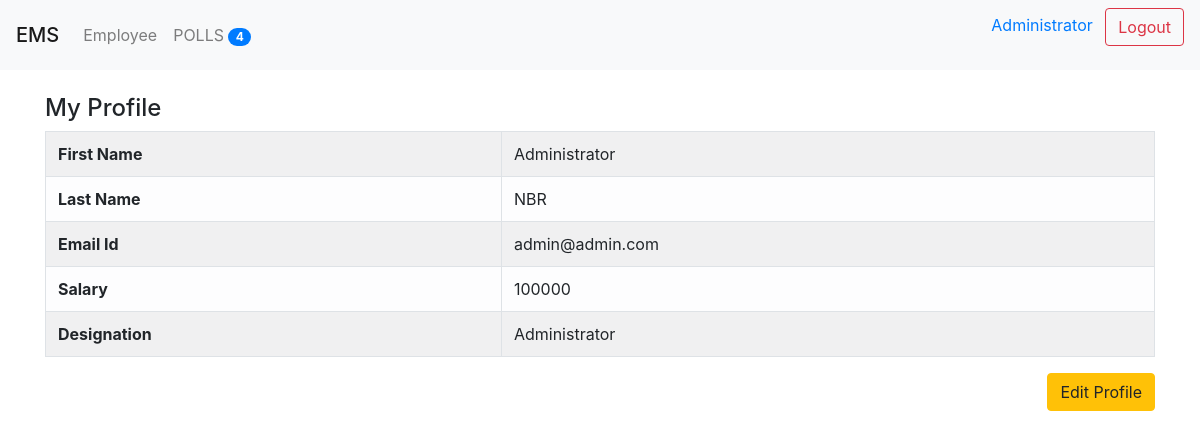
/profile/ (signed in), run on the app's committed database.
### employee/models.py (models this page shows, shortened)
class Profile(models.Model):
    user        = models.OneToOneField(User, on_delete=models.CASCADE)
    designation = models.CharField(max_length=20, null=False, blank=False)
    salary      = models.IntegerField(null=True, blank=True)
    class Meta:
        ordering = ('-salary',)

### employee/views.py (the view)
# urls.py: path('profile/', MyProfile.as_view(), name="my_profile"),
class MyProfile(DetailView):
    template_name = 'auth/profile.html'
    def get_object(self):
        return self.request.user.profile

### poll/context_processor.py (called while the page is built)
def polls_count(request):
    count = Question.objects.count()
    return {"polls_count": count}

### poll/templatetags/poll_extras.py (called while the page is built)
def upper(value):
    return value.upper()

### ems/templates/auth/profile.html
{% extends 'base.html' %}
{% block content %}
<br>
<h4>My Profile</h4>
<table class="table table-light table-bordered table-striped">
    <tbody>
        <tr>
            <th>First Name</th>
            <td>{{object.user.first_name}}</td>
        </tr>
        <tr>
            <th>Last Name</th>
            <td>{{object.user.last_name}}</td>
        </tr>
        <tr>
            <th>Email Id</th>
            <td>{{object.user.email}}</td>
        </tr>
        <tr>
            <th>Salary</th>
            <td>{{object.salary}}</td>
        </tr>
        <tr>
            <th>Designation</th>
            <td>{{object.designation}}</td>
        </tr>
    </tbody>
</table>
<div class="text-right">
    <a class="btn btn-warning" href="{%  url 'update_profile' %}">Edit Profile</a>
</div>
{% endblock content %}

### ems/templates/header.html (shortened to what this page needs)
{% load poll_extras %}
<div class="navbar navbar-expand-lg navbar-light bg-light">
    <span class="navbar-brand mb-0 h1">EMS</span>
    <div class="collapse navbar-collapse" id="navbarNav">
        <ul class="navbar-nav">
            <li class="nav-item">
                <a href="{% url 'employee_list' %}" class="nav-link">
                    {{"employee" | capfirst}}
                </a>
            </li>
            <li class="nav-item">
                <a href="{% url 'polls_list' %}" class="nav-link">
                    {{"Polls" | upper}}
                    <span class="badge badge-primary badge-pill ">{{polls_count}}</span>
                </a>
            </li>
        </ul>
    </div>
    <div class="text-right">
        <form method="POST" action="/logout/">
            <a href="{% url 'my_profile' %}">
            <span class="mr-sm-2">{{request.user.first_name}}</span>
            </a>
            <input type="submit" class="btn btn-outline-danger my-2 my-sm-0" value="Logout">
        </form>
    </div>
</div>

### data on the page
Profile: user.first_name "Administrator", user.last_name "NBR", user.email "admin@admin.com", salary "100000", designation "Administrator"

### other printed values
{{ "employee" | capfirst }} "Employee"
{{ "Polls" | upper }} "POLLS"
{{ polls_count }} "4"
{{ request.user.first_name }} "Administrator"
